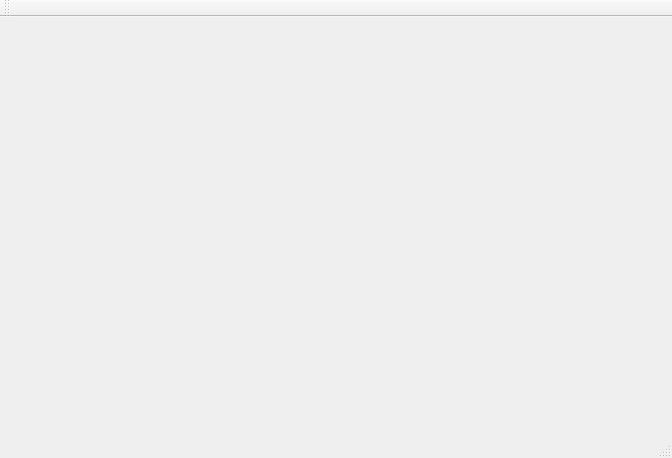
<?xml version="1.0" encoding="UTF-8"?>
<ui version="4.0">
 <class>MainWindow</class>
 <widget class="QMainWindow" name="MainWindow">
  <property name="geometry">
   <rect>
    <x>0</x>
    <y>0</y>
    <width>672</width>
    <height>458</height>
   </rect>
  </property>
  <property name="windowTitle">
   <string>MainWindow</string>
  </property>
  <widget class="QWidget" name="centralWidget">
   <widget class="QPushButton" name="downLeft">
    <property name="geometry">
     <rect>
      <x>50</x>
      <y>240</y>
      <width>61</width>
      <height>161</height>
     </rect>
    </property>
    <property name="styleSheet">
     <string notr="true">#downLeft {
background-color: transparent;
border-image: url(:off.png);
background: none;
border: none;
background-repeat: none;
}
#downLeft:pressed
{
   border-image: url(:on.png);
}</string>
    </property>
    <property name="text">
     <string/>
    </property>
   </widget>
   <widget class="QPushButton" name="downRight">
    <property name="geometry">
     <rect>
      <x>50</x>
      <y>60</y>
      <width>61</width>
      <height>161</height>
     </rect>
    </property>
    <property name="styleSheet">
     <string notr="true">#downRight {
background-color: transparent;
border-image: url(:on.png);
background: none;
border: none;
background-repeat: none;
}
#downRight:pressed
{
   border-image: url(:off.png);
}</string>
    </property>
    <property name="text">
     <string/>
    </property>
   </widget>
   <widget class="QLabel" name="label">
    <property name="geometry">
     <rect>
      <x>170</x>
      <y>0</y>
      <width>451</width>
      <height>151</height>
     </rect>
    </property>
    <property name="styleSheet">
     <string notr="true">#label {
background-color: transparent;
border-image: url(:loboAuto.png);
background: none;
border: none;
background-repeat: none;
}</string>
    </property>
    <property name="text">
     <string/>
    </property>
   </widget>
   <widget class="QPushButton" name="pushButton">
    <property name="geometry">
     <rect>
      <x>300</x>
      <y>180</y>
      <width>81</width>
      <height>101</height>
     </rect>
    </property>
    <property name="styleSheet">
     <string notr="true">#pushButton {
background-color: transparent;
border-image: url(:on1.png);
background: none;
border: none;
background-repeat: none;
}
#pushButton:pressed
{
   border-image: url(:off1.png);
}</string>
    </property>
    <property name="text">
     <string/>
    </property>
   </widget>
   <widget class="QPushButton" name="pushButton_3">
    <property name="geometry">
     <rect>
      <x>430</x>
      <y>180</y>
      <width>81</width>
      <height>101</height>
     </rect>
    </property>
    <property name="styleSheet">
     <string notr="true">#pushButton_3 {
background-color: transparent;
border-image: url(:on1.png);
background: none;
border: none;
background-repeat: none;
}
#pushButton_3:pressed
{
   border-image: url(:off1.png);
}</string>
    </property>
    <property name="text">
     <string/>
    </property>
   </widget>
   <widget class="QPushButton" name="pushButton_2">
    <property name="geometry">
     <rect>
      <x>300</x>
      <y>290</y>
      <width>81</width>
      <height>101</height>
     </rect>
    </property>
    <property name="styleSheet">
     <string notr="true">#pushButton_2 {
background-color: transparent;
border-image: url(:on1.png);
background: none;
border: none;
background-repeat: none;
}
#pushButton_2:pressed
{
   border-image: url(:off1.png);
}</string>
    </property>
    <property name="text">
     <string/>
    </property>
   </widget>
   <widget class="QPushButton" name="pushButton_4">
    <property name="geometry">
     <rect>
      <x>430</x>
      <y>290</y>
      <width>81</width>
      <height>101</height>
     </rect>
    </property>
    <property name="styleSheet">
     <string notr="true">#pushButton_4 {
background-color: transparent;
border-image: url(:on1.png);
background: none;
border: none;
background-repeat: none;
}
#pushButton_4:pressed
{
   border-image: url(:off1.png);
}</string>
    </property>
    <property name="text">
     <string/>
    </property>
   </widget>
   <widget class="QLabel" name="label_2">
    <property name="geometry">
     <rect>
      <x>40</x>
      <y>10</y>
      <width>111</width>
      <height>41</height>
     </rect>
    </property>
    <property name="styleSheet">
     <string notr="true">#label_2 {
background-color: transparent;
border-image: url(:ventana.png);
background: none;
border: none;
background-repeat: none;
}</string>
    </property>
    <property name="text">
     <string/>
    </property>
   </widget>
   <widget class="QLabel" name="label_3">
    <property name="geometry">
     <rect>
      <x>120</x>
      <y>190</y>
      <width>171</width>
      <height>51</height>
     </rect>
    </property>
    <property name="styleSheet">
     <string notr="true">#label_3 {
background-color: transparent;
border-image: url(:luzD.png);
background: none;
border: none;
background-repeat: none;
}</string>
    </property>
    <property name="text">
     <string/>
    </property>
   </widget>
   <widget class="QLabel" name="label_4">
    <property name="geometry">
     <rect>
      <x>120</x>
      <y>280</y>
      <width>171</width>
      <height>51</height>
     </rect>
    </property>
    <property name="styleSheet">
     <string notr="true">#label_4 {
background-color: transparent;
border-image: url(:luzT.png);
background: none;
border: none;
background-repeat: none;
}</string>
    </property>
    <property name="text">
     <string/>
    </property>
   </widget>
  </widget>
  <widget class="QMenuBar" name="menuBar">
   <property name="geometry">
    <rect>
     <x>0</x>
     <y>0</y>
     <width>672</width>
     <height>25</height>
    </rect>
   </property>
  </widget>
  <widget class="QToolBar" name="mainToolBar">
   <attribute name="toolBarArea">
    <enum>TopToolBarArea</enum>
   </attribute>
   <attribute name="toolBarBreak">
    <bool>false</bool>
   </attribute>
  </widget>
  <widget class="QStatusBar" name="statusBar"/>
 </widget>
 <layoutdefault spacing="6" margin="11"/>
 <resources/>
 <connections/>
</ui>
